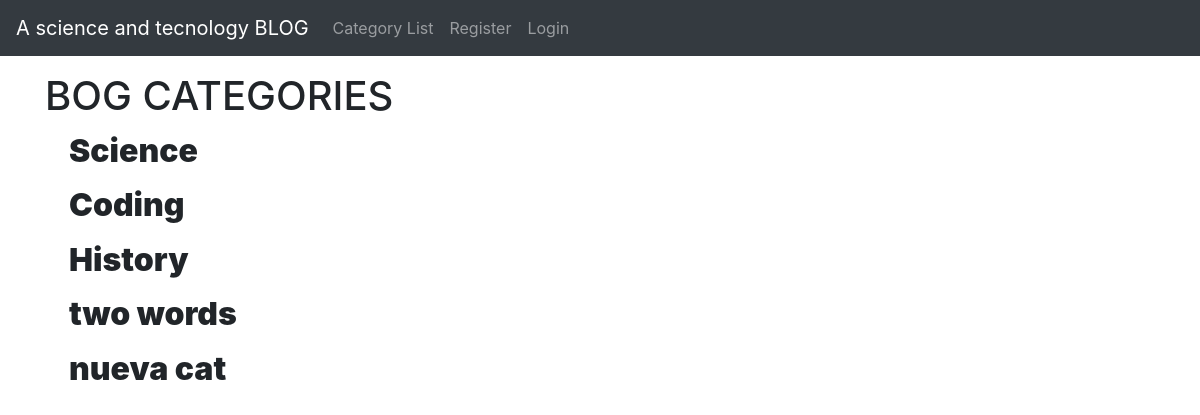
The page /category-list/ on the database its author committed.
### blog_app/models.py (models this page shows, shortened)
class Category(models.Model):
    name = models.CharField(max_length=150, primary_key=True, unique=True)
    def __str__(self):
        return self.name

### blog_app/views.py (the view)
# urls.py: path('category-list/', CategoryListView, name='category-list'),
def CategoryListView(request):
    cat_menu_list = Category.objects.all()
    return render(request, 'category_list.html', {'cat_menu_list':cat_menu_list})

### blog_app/templates/category_list.html (shortened to what this page needs)
{% extends 'base.html' %}
{% block content %}
<h1>BOG CATEGORIES</h1>
{% for item in cat_menu_list %}
<a class="dropdown-item" href="{% url 'category' item %}"><h2><b><strong>{{item}}</strong></b></h2></a>
{% endfor %}
{% endblock %}

### rows shown on the page
Category: name "Science"
Category: name "Coding"
Category: name "History"
Category: name "two words"
Category: name "nueva cat"
